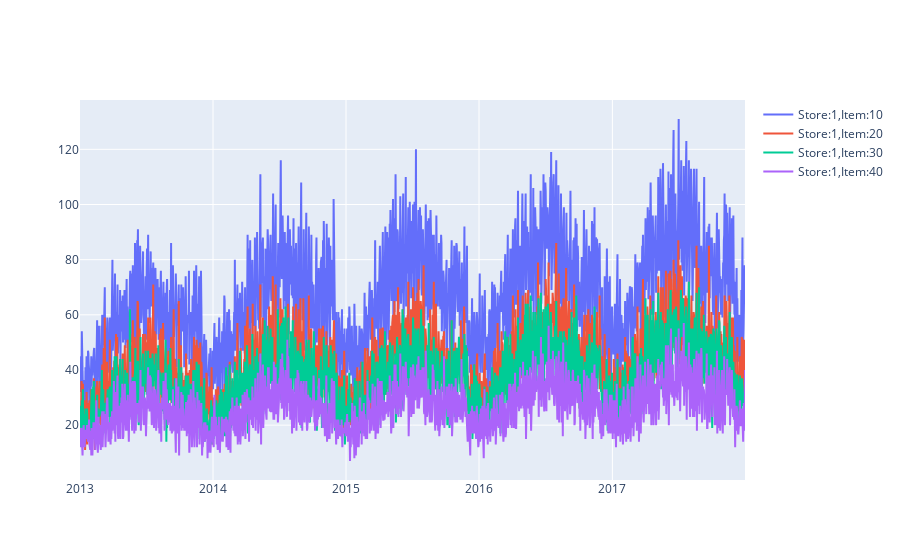

The notebook cell saved with this chart:
### Code cell
configure_plotly_browser_state()

def sales_monthly(data):
  multi_store_item_df = data.copy()
  
  store_ids = [1,1,1,1]
  item_ids = [10,20,30,40]
  
  print('Before filter:',multi_store_item_df.shape)
  multi_store_item_df = multi_store_item_df[multi_store_item_df.store.isin(store_ids)]
  multi_store_item_df = multi_store_item_df[multi_store_item_df.item.isin(item_ids)]
  print('After filter:',multi_store_item_df.shape)
  
  multi_store_item_ts_data = []
  
  for st,it in zip(store_ids,item_ids):
    flt = multi_store_item_df[multi_store_item_df.store == st]
    flt = flt[flt.item == it]
    multi_store_item_ts_data.append(go.Scatter(x=flt.date,y=flt.sales,name='Store:'+str(st)+",Item:"+str(it)))
  
  py.iplot(multi_store_item_ts_data)
  return (multi_store_item_df)

multi_store_item_df = sales_monthly(train_df)

### Figure 1 — Plotly figure (JSON) as saved in the notebook; plotly's stock layout.template omitted (floating-point values rounded to 4 significant figures; data arrays with more than 128 entries replaced by an {"elided": "..."} marker saying what was removed)
{"data": [{"y": {"elided": "1826 int values"}, "x": {"elided": "1826 str values"}, "type": "scatter", "name": "Store:1,Item:10"}, {"y": {"elided": "1826 int values"}, "x": {"elided": "1826 str values"}, "type": "scatter", "name": "Store:1,Item:20"}, {"y": {"elided": "1826 int values"}, "x": {"elided": "1826 str values"}, "type": "scatter", "name": "Store:1,Item:30"}, {"y": {"elided": "1826 int values"}, "x": {"elided": "1826 str values"}, "type": "scatter", "name": "Store:1,Item:40"}], "layout": {}}
